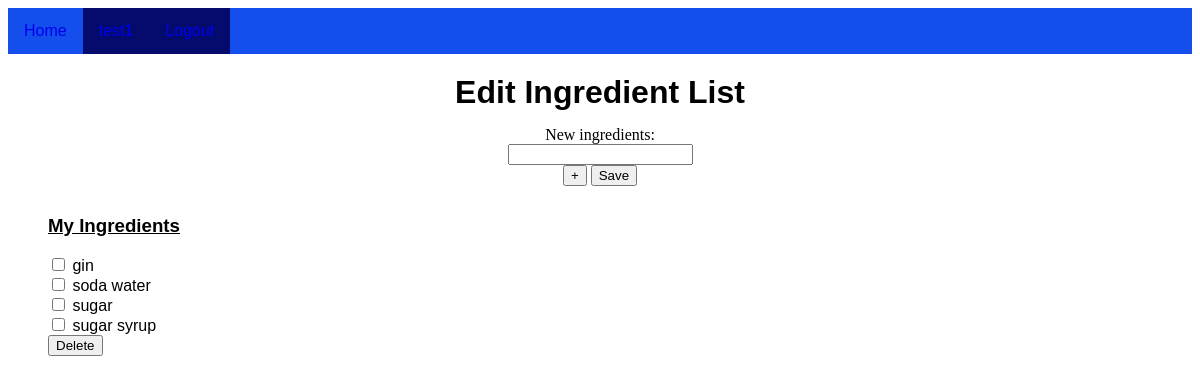
Page /account/ingredients (signed in) on the committed database.
### DrinkBeyondThePossible/models.py (models this page shows)
class Ingredient_List(models.Model):
    user = models.ForeignKey(User, on_delete=models.CASCADE)
    ingredient = models.CharField(max_length=50)
    class Meta:
        unique_together = ('user', 'ingredient')
        ordering = ['user']

### DrinkBeyondThePossible/views.py (the view, shortened to what this page needs)
# urls.py: path('account/ingredients', views.ingredientList, name='ingredientList'),
@login_required
def ingredientList(request):
    ingredients = Ingredient_List.objects.filter(user=request.user)
    context = {
        'activePage': 'Account',
        'ingredients': ingredients
    }
    return render(request, 'DrinkBeyondThePossible/ingredient_list.html', context=context)

### DrinkBeyondThePossible/templates/DrinkBeyondThePossible/ingredient_list.html (shortened to what this page needs)
{% extends "DrinkBeyondThePossible/home.html" %}
{% load static %}
{% block content %}
    <h1 class="centeredTitle">Edit Ingredient List</h1>
    <div class="centeredContainer" align="center">
        <form class="pure-form pure-form-stacked" action="{% url 'ingredientList' %}" method="POST">
            <label for="ingredients">New ingredients:</label>
            <div id="ingredients">
                <input style="display:block" type="text" name="ingredient">
            </div>
            <button id="addEntry" type="button">+</button>
            <button class="pure-button pure-button-primary" type="submit">Save</button>
        </form>
    </div>
        <div>
            <ul>
                <h3>My Ingredients</h3>
				{% if not ingredients %}
					No Ingredients saved!
				{% else %}
                    <form class="pure-form pure-form-stacked" action="{% url 'ingredientList' %}" method="POST">
                        {% for ingredient in ingredients %}
                            <div>
                                <input type="checkbox" name="delIngredient" id="ing_{{ ingredient.ingredient }}" value="{{ ingredient.ingredient }}">
                                <label style="display: inline" for="ing_{{ ingredient.ingredient }}">{{ ingredient.ingredient }}</label>
                            </div>
                        {% endfor %}
                        <button id="deleteIngredients" class="pure-button pure-button-primary" type="submit">Delete</button>
                    </form>
				{% endif %}
            </ul>
        </div>
{% endblock content %}

### DrinkBeyondThePossible/static/DrinkBeyondThePossible/style.css (style rules this page uses)
.centeredContainer { padding: 10px; margin: auto; width: auto; }
.centeredTitle { margin: auto; text-align: center; padding-top: 20px; padding-bottom: 5px; font-family: 'Trebuchet MS', 'Lucida Sans Unicode', 'Lucida Grande', 'Lucida Sans', Arial, sans-serif; }
.resultItem a, ul { font-family: 'Trebuchet MS', 'Lucida Sans Unicode', 'Lucida Grande', 'Lucida Sans', Arial, sans-serif; }

### DrinkBeyondThePossible/templates/DrinkBeyondThePossible/ingredient_list.html (style rules this page uses)
h3 { text-decoration: underline; }

### rows in the picture
Ingredient_List: ingredient "gin"
Ingredient_List: ingredient "soda water"
Ingredient_List: ingredient "sugar"
Ingredient_List: ingredient "sugar syrup"
